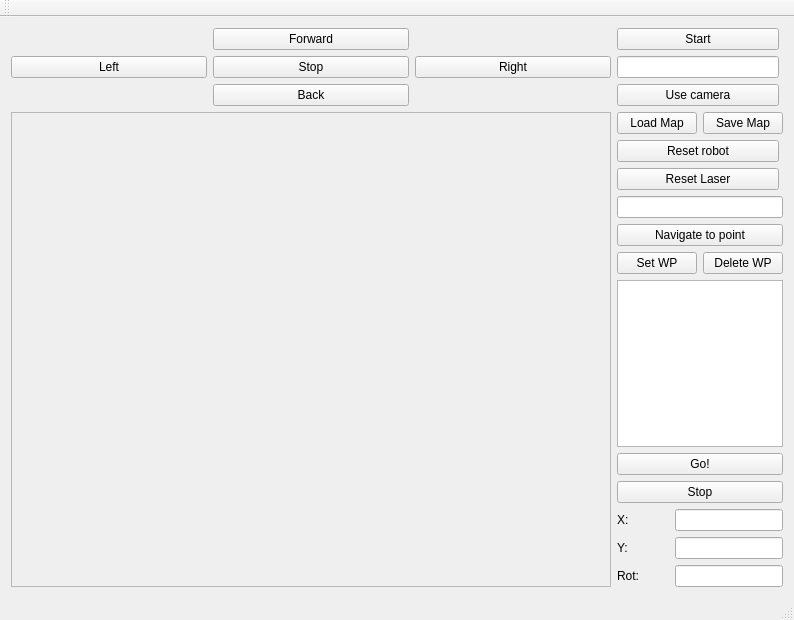
<?xml version="1.0" encoding="UTF-8"?>
<ui version="4.0">
 <class>MainWindow</class>
 <widget class="QMainWindow" name="MainWindow">
  <property name="geometry">
   <rect>
    <x>0</x>
    <y>0</y>
    <width>794</width>
    <height>620</height>
   </rect>
  </property>
  <property name="windowTitle">
   <string>MainWindow</string>
  </property>
  <widget class="QWidget" name="centralWidget">
   <layout class="QGridLayout" name="gridLayout">
    <item row="1" column="1">
     <layout class="QVBoxLayout" name="verticalLayout">
      <item>
       <widget class="QPushButton" name="pushButton_9">
        <property name="sizePolicy">
         <sizepolicy hsizetype="Fixed" vsizetype="Fixed">
          <horstretch>0</horstretch>
          <verstretch>0</verstretch>
         </sizepolicy>
        </property>
        <property name="minimumSize">
         <size>
          <width>162</width>
          <height>0</height>
         </size>
        </property>
        <property name="text">
         <string>Start</string>
        </property>
       </widget>
      </item>
      <item>
       <widget class="QLineEdit" name="lineEdit">
        <property name="sizePolicy">
         <sizepolicy hsizetype="Fixed" vsizetype="Fixed">
          <horstretch>0</horstretch>
          <verstretch>0</verstretch>
         </sizepolicy>
        </property>
        <property name="minimumSize">
         <size>
          <width>162</width>
          <height>0</height>
         </size>
        </property>
       </widget>
      </item>
      <item>
       <widget class="QPushButton" name="pushButton">
        <property name="sizePolicy">
         <sizepolicy hsizetype="Fixed" vsizetype="Fixed">
          <horstretch>0</horstretch>
          <verstretch>0</verstretch>
         </sizepolicy>
        </property>
        <property name="minimumSize">
         <size>
          <width>162</width>
          <height>0</height>
         </size>
        </property>
        <property name="text">
         <string>Use camera</string>
        </property>
       </widget>
      </item>
     </layout>
    </item>
    <item row="1" column="0">
     <layout class="QGridLayout" name="gridLayout_2">
      <item row="1" column="2">
       <widget class="QPushButton" name="pushButton_5">
        <property name="sizePolicy">
         <sizepolicy hsizetype="Expanding" vsizetype="Fixed">
          <horstretch>0</horstretch>
          <verstretch>0</verstretch>
         </sizepolicy>
        </property>
        <property name="text">
         <string>Right</string>
        </property>
       </widget>
      </item>
      <item row="0" column="1">
       <widget class="QPushButton" name="pushButton_2">
        <property name="sizePolicy">
         <sizepolicy hsizetype="Expanding" vsizetype="Fixed">
          <horstretch>0</horstretch>
          <verstretch>0</verstretch>
         </sizepolicy>
        </property>
        <property name="text">
         <string>Forward</string>
        </property>
       </widget>
      </item>
      <item row="1" column="0">
       <widget class="QPushButton" name="pushButton_6">
        <property name="sizePolicy">
         <sizepolicy hsizetype="Expanding" vsizetype="Fixed">
          <horstretch>0</horstretch>
          <verstretch>0</verstretch>
         </sizepolicy>
        </property>
        <property name="text">
         <string>Left</string>
        </property>
       </widget>
      </item>
      <item row="2" column="1">
       <widget class="QPushButton" name="pushButton_3">
        <property name="sizePolicy">
         <sizepolicy hsizetype="Expanding" vsizetype="Fixed">
          <horstretch>0</horstretch>
          <verstretch>0</verstretch>
         </sizepolicy>
        </property>
        <property name="text">
         <string>Back</string>
        </property>
       </widget>
      </item>
      <item row="1" column="1">
       <widget class="QPushButton" name="pushButton_4">
        <property name="sizePolicy">
         <sizepolicy hsizetype="Expanding" vsizetype="Fixed">
          <horstretch>0</horstretch>
          <verstretch>0</verstretch>
         </sizepolicy>
        </property>
        <property name="text">
         <string>Stop</string>
        </property>
       </widget>
      </item>
     </layout>
    </item>
    <item row="2" column="0">
     <widget class="QFrame" name="frame">
      <property name="sizePolicy">
       <sizepolicy hsizetype="MinimumExpanding" vsizetype="Expanding">
        <horstretch>0</horstretch>
        <verstretch>0</verstretch>
       </sizepolicy>
      </property>
      <property name="minimumSize">
       <size>
        <width>600</width>
        <height>450</height>
       </size>
      </property>
      <property name="frameShape">
       <enum>QFrame::StyledPanel</enum>
      </property>
      <property name="frameShadow">
       <enum>QFrame::Raised</enum>
      </property>
     </widget>
    </item>
    <item row="2" column="1">
     <layout class="QVBoxLayout" name="verticalLayout_2">
      <item>
       <layout class="QHBoxLayout" name="horizontalLayout_2">
        <item>
         <widget class="QPushButton" name="Load">
          <property name="text">
           <string>Load Map</string>
          </property>
         </widget>
        </item>
        <item>
         <widget class="QPushButton" name="Save">
          <property name="text">
           <string>Save Map</string>
          </property>
         </widget>
        </item>
       </layout>
      </item>
      <item>
       <widget class="QPushButton" name="pushButton_8">
        <property name="sizePolicy">
         <sizepolicy hsizetype="Fixed" vsizetype="Fixed">
          <horstretch>0</horstretch>
          <verstretch>0</verstretch>
         </sizepolicy>
        </property>
        <property name="minimumSize">
         <size>
          <width>162</width>
          <height>0</height>
         </size>
        </property>
        <property name="text">
         <string>Reset robot</string>
        </property>
       </widget>
      </item>
      <item>
       <widget class="QPushButton" name="pushButton_7">
        <property name="sizePolicy">
         <sizepolicy hsizetype="Fixed" vsizetype="Fixed">
          <horstretch>0</horstretch>
          <verstretch>0</verstretch>
         </sizepolicy>
        </property>
        <property name="minimumSize">
         <size>
          <width>162</width>
          <height>0</height>
         </size>
        </property>
        <property name="text">
         <string>Reset Laser</string>
        </property>
       </widget>
      </item>
      <item>
       <widget class="QLineEdit" name="lineEdit_5"/>
      </item>
      <item>
       <widget class="QPushButton" name="pushButton_14">
        <property name="text">
         <string>Navigate to point</string>
        </property>
       </widget>
      </item>
      <item>
       <layout class="QHBoxLayout" name="horizontalLayout">
        <item>
         <widget class="QPushButton" name="pushButton_10">
          <property name="minimumSize">
           <size>
            <width>80</width>
            <height>0</height>
           </size>
          </property>
          <property name="text">
           <string>Set WP</string>
          </property>
         </widget>
        </item>
        <item>
         <widget class="QPushButton" name="pushButton_12">
          <property name="text">
           <string>Delete WP</string>
          </property>
         </widget>
        </item>
       </layout>
      </item>
      <item>
       <widget class="QListWidget" name="listWidget"/>
      </item>
      <item>
       <widget class="QPushButton" name="pushButton_11">
        <property name="text">
         <string>Go!</string>
        </property>
       </widget>
      </item>
      <item>
       <widget class="QPushButton" name="pushButton_13">
        <property name="text">
         <string>Stop</string>
        </property>
       </widget>
      </item>
      <item>
       <layout class="QGridLayout" name="gridLayout_3">
        <item row="0" column="0">
         <widget class="QLabel" name="label">
          <property name="text">
           <string>X:</string>
          </property>
         </widget>
        </item>
        <item row="2" column="0">
         <widget class="QLabel" name="label_3">
          <property name="text">
           <string>Rot:</string>
          </property>
         </widget>
        </item>
        <item row="1" column="0">
         <widget class="QLabel" name="label_2">
          <property name="text">
           <string>Y:</string>
          </property>
         </widget>
        </item>
        <item row="0" column="1">
         <widget class="QLineEdit" name="lineEdit_2">
          <property name="sizePolicy">
           <sizepolicy hsizetype="Fixed" vsizetype="Fixed">
            <horstretch>0</horstretch>
            <verstretch>0</verstretch>
           </sizepolicy>
          </property>
          <property name="focusPolicy">
           <enum>Qt::NoFocus</enum>
          </property>
          <property name="readOnly">
           <bool>true</bool>
          </property>
         </widget>
        </item>
        <item row="1" column="1">
         <widget class="QLineEdit" name="lineEdit_3">
          <property name="sizePolicy">
           <sizepolicy hsizetype="Fixed" vsizetype="Fixed">
            <horstretch>0</horstretch>
            <verstretch>0</verstretch>
           </sizepolicy>
          </property>
          <property name="focusPolicy">
           <enum>Qt::NoFocus</enum>
          </property>
          <property name="readOnly">
           <bool>true</bool>
          </property>
         </widget>
        </item>
        <item row="2" column="1">
         <widget class="QLineEdit" name="lineEdit_4">
          <property name="sizePolicy">
           <sizepolicy hsizetype="Fixed" vsizetype="Fixed">
            <horstretch>0</horstretch>
            <verstretch>0</verstretch>
           </sizepolicy>
          </property>
          <property name="focusPolicy">
           <enum>Qt::NoFocus</enum>
          </property>
          <property name="readOnly">
           <bool>true</bool>
          </property>
         </widget>
        </item>
       </layout>
      </item>
     </layout>
    </item>
   </layout>
  </widget>
  <widget class="QMenuBar" name="menuBar">
   <property name="geometry">
    <rect>
     <x>0</x>
     <y>0</y>
     <width>794</width>
     <height>21</height>
    </rect>
   </property>
  </widget>
  <widget class="QToolBar" name="mainToolBar">
   <attribute name="toolBarArea">
    <enum>TopToolBarArea</enum>
   </attribute>
   <attribute name="toolBarBreak">
    <bool>false</bool>
   </attribute>
  </widget>
  <widget class="QStatusBar" name="statusBar"/>
 </widget>
 <layoutdefault spacing="6" margin="11"/>
 <resources/>
 <connections/>
</ui>
